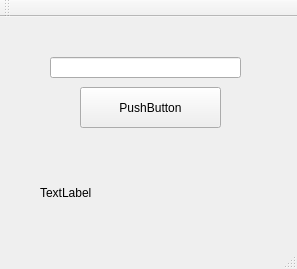
<?xml version="1.0" encoding="UTF-8"?>
<ui version="4.0">
 <class>MainWindow</class>
 <widget class="QMainWindow" name="MainWindow">
  <property name="geometry">
   <rect>
    <x>0</x>
    <y>0</y>
    <width>297</width>
    <height>269</height>
   </rect>
  </property>
  <property name="windowTitle">
   <string>MainWindow</string>
  </property>
  <widget class="QWidget" name="centralWidget">
   <widget class="QPushButton" name="pushButton">
    <property name="geometry">
     <rect>
      <x>80</x>
      <y>70</y>
      <width>141</width>
      <height>41</height>
     </rect>
    </property>
    <property name="mouseTracking">
     <bool>true</bool>
    </property>
    <property name="text">
     <string>PushButton</string>
    </property>
   </widget>
   <widget class="QLabel" name="label">
    <property name="geometry">
     <rect>
      <x>40</x>
      <y>160</y>
      <width>231</width>
      <height>31</height>
     </rect>
    </property>
    <property name="mouseTracking">
     <bool>true</bool>
    </property>
    <property name="text">
     <string>TextLabel</string>
    </property>
   </widget>
   <widget class="QLineEdit" name="lineEdit">
    <property name="geometry">
     <rect>
      <x>50</x>
      <y>40</y>
      <width>191</width>
      <height>21</height>
     </rect>
    </property>
    <property name="mouseTracking">
     <bool>true</bool>
    </property>
   </widget>
  </widget>
  <widget class="QMenuBar" name="menuBar">
   <property name="geometry">
    <rect>
     <x>0</x>
     <y>0</y>
     <width>297</width>
     <height>19</height>
    </rect>
   </property>
  </widget>
  <widget class="QToolBar" name="mainToolBar">
   <attribute name="toolBarArea">
    <enum>TopToolBarArea</enum>
   </attribute>
   <attribute name="toolBarBreak">
    <bool>false</bool>
   </attribute>
  </widget>
  <widget class="QStatusBar" name="statusBar"/>
 </widget>
 <layoutdefault spacing="6" margin="11"/>
 <resources/>
 <connections/>
</ui>
